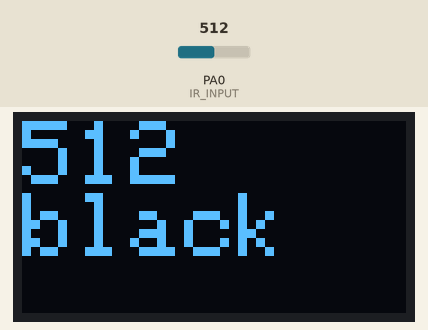
Recording of a program running on a simulated STM32 Blue Pill. Parts: 128×64 one-colour display. The inputs (shaded band) are chosen by the test bench; at power-on: PA0 (IR_INPUT) = 512.

Above: at 1.8 s.
1.9 s: PA0 (IR_INPUT) set to 417
At 2.9 s:
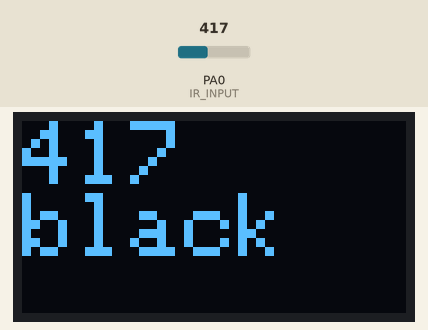
3.6 s: PA0 (IR_INPUT) set to 388
At 5.1 s:
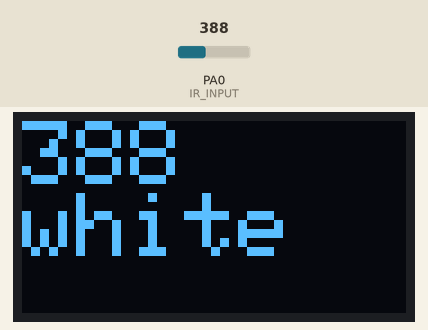
5.6 s: PA0 (IR_INPUT) set to 410
At 7.3 s:
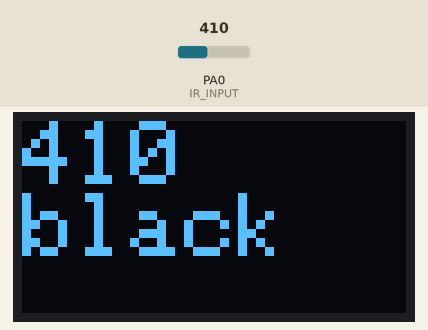
Timing chart, 0 to 8.8 s (numbered marks = the images above; inputs shaded):
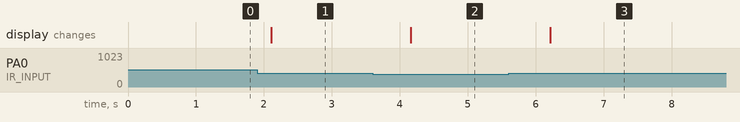

Measured:
- the behaviour switches between 400 and 399 on PA0 (IR_INPUT) (found by bisection; images 1 and 2)
- after the input at 1.9 s, the display: changes after 0.21 s (image 1)
- after the input at 3.6 s, the display: changes after 0.56 s (image 2)
- after the input at 5.6 s, the display: changes after 0.61 s (image 3)

The program:

main.cpp
```cpp
/**
* @brief IR Detection: Detects distance and frequency
*/

#include <Arduino.h>
#include <Adafruit_SSD1306.h>

#define SCREEN_WIDTH 128 // OLED display width, in pixels
#define SCREEN_HEIGHT 64 // OLED display height, in pixels
#define OLED_RESET     -1 // This display does not have a reset pin accessible
Adafruit_SSD1306 display_handler(SCREEN_WIDTH, SCREEN_HEIGHT, &Wire, OLED_RESET);

#define IR_INPUT PA0
#define THRESHOLD 400

volatile int startTime;

/**
 * @brief Initialize LED pin as digital write.
 * @param none
 * @retval none
 */
void setup()
{
  //initialize IR phototransistor as an input
  pinMode(IR_INPUT, INPUT);

  //initialize OLED
  display_handler.begin(SSD1306_SWITCHCAPVCC, 0x3C);
  display_handler.clearDisplay();
  display_handler.setTextSize(3);
  display_handler.setTextColor(SSD1306_WHITE);
  display_handler.setCursor(0,0);
}

/**
 * @brief Turn LED on for 1 sec and off for 1 sec.
 * @param none
 * @retval none
 */
void loop()
{
  //read the IR photoresistor
  int infraredReading = analogRead(IR_INPUT);
  display_handler.clearDisplay();
  display_handler.setCursor(0,0);
  display_handler.println(infraredReading);
  if (infraredReading >= THRESHOLD) {
    display_handler.println("black");
  } else {
    display_handler.println("white");
  }
  display_handler.display();
  delay(1000);
}
```
